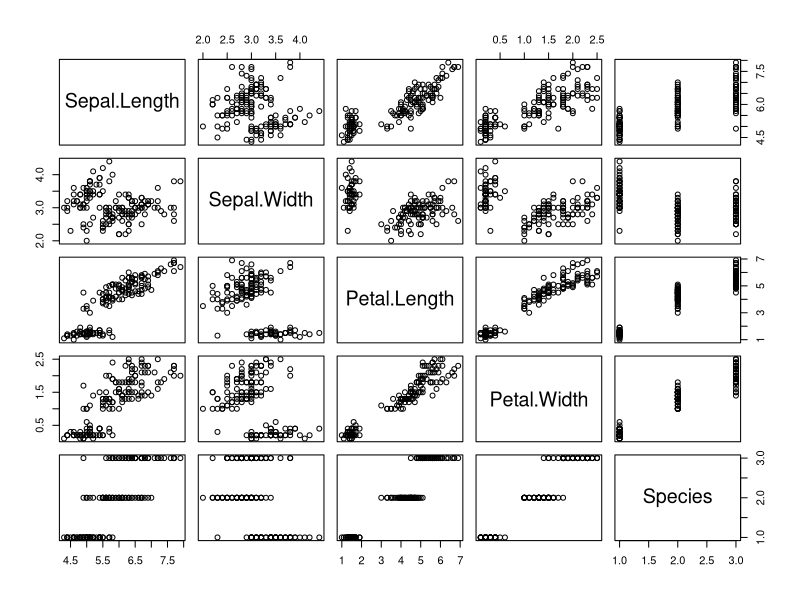
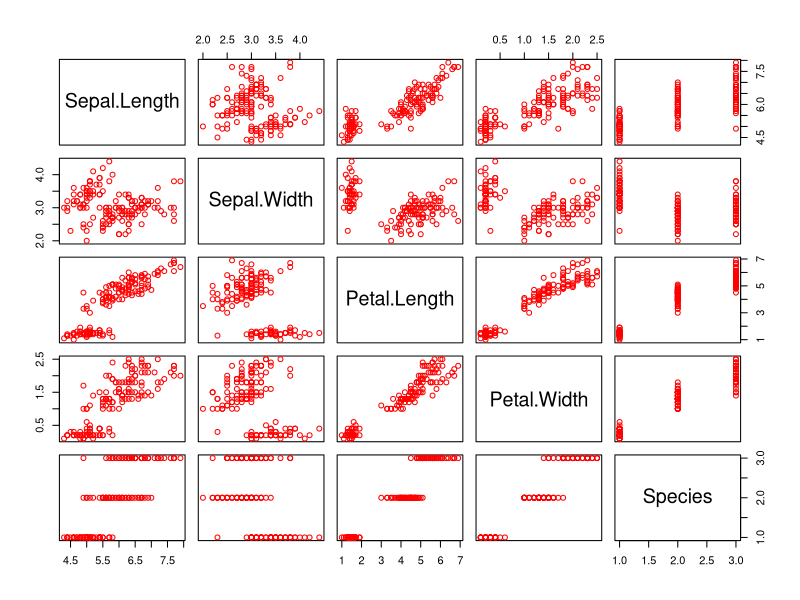
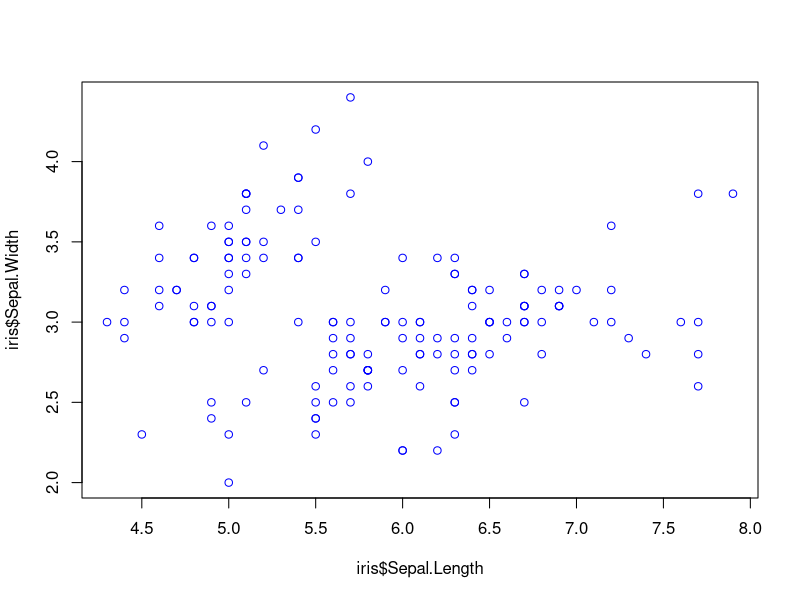

R code for these plots, in order:
library(datasets)
# Importing dataset
data("iris")
iris<-datasets::iris
View(iris)

# Summary Stats
head(iris,5)
tail(iris)

summary(iris)
str(iris)
summary(iris$Sepal.Length)

# Checking if there is any null values
sum(is.na(iris))

# skimr()- expands on summary() by providing larger set of stats
install.packages("skimr")
library(skimr)
skim(iris)

# Group data by species and then performing skim
iris %>% 
  dplyr::group_by(Species) %>% 
  skim()


# Quick Data Visualization
plot(iris)
plot(iris, col='red')

plot(iris$Sepal.Length, iris$Sepal.Width, col= 'blue')



